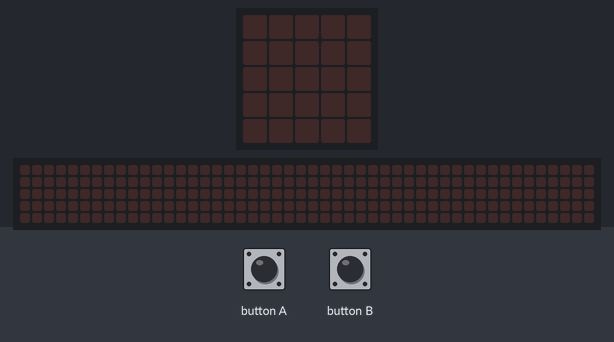
The program below on a simulated BBC micro:bit (MakeCode). On the bench: the board's 5×5 LED display, a strip that is not on the board, showing the scrolling text unrolled. The test bench sets the inputs (shaded band). The 48×5 strip is a reading aid, not a part: it shows the text the display is scrolling, unrolled, one strip-width of it at a time.

Above: at 1.2 s.
1.3 s: button B pressed for 0.15 s
At 1.7 s:
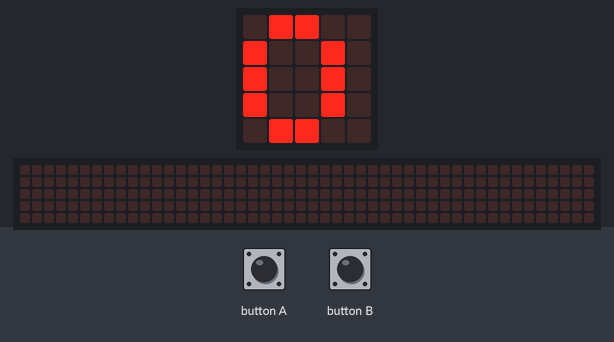
2.9 s: button A pressed for 0.15 s
At 4.2 s:
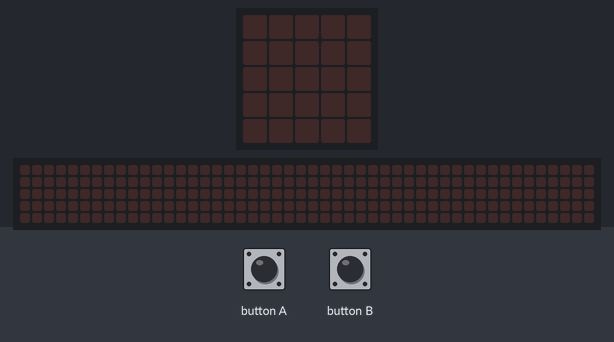
4.5 s: button B pressed for 0.15 s
At 4.8 s:
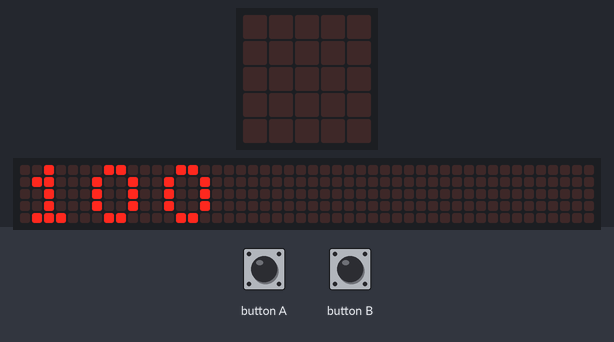
7.5 s: button A pressed for 0.15 s
9.7 s: button B pressed for 0.15 s
At 10.22 s:
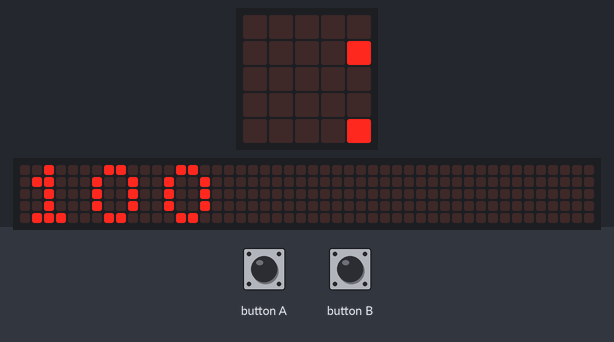
Timing chart, 0 to 12.7 s (numbered marks = the images above; inputs shaded):
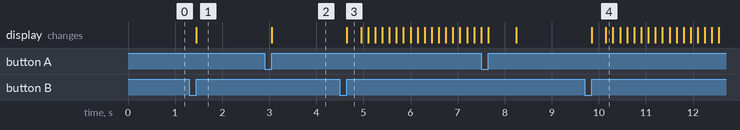

The program:

main.ts
```typescript
input.onButtonPressed(Button.A, function () {
    db = 0
    basic.clearScreen()
    for (let index = 0; index < 100; index++) {
        db += 1
    }
})
input.onButtonPressed(Button.B, function () {
    basic.showNumber(db)
})
let db = 0
db = 0
```

test.ts
```typescript
// ide kerülnek a tesztek; a rendszer ezt nem kompilálja, ha a csomagot bővítményként használják.
```

Measured:
- after the input at 1.3 s, the display: changes after 0.15 s (image 1)
- after the input at 2.9 s, the display: changes after 0.15 s (image 2)
- after the input at 4.5 s, the display: changes after 0.15 s (image 3)
- after the input at 9.7 s, the display: first changes after 0.15 s (image 4 shows a later state)
